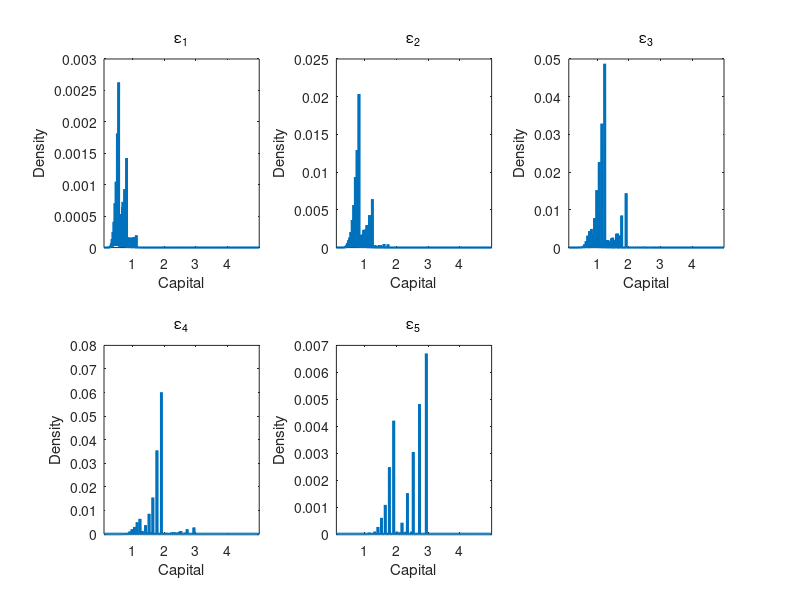

Write MATLAB code to recreate this figure.
clear all;

% distribution
ne = 5;
nb = 2001;
GAMY = 1.016;
DELTA = 0.069;
json = jsondecode(fileread('./results_extend_KS.json'));
mu0 = json.ss.muss;
mpmat = json.ss.mpmat;
ymat = json.ss.ymat;
nmat = json.ss.nmat;
knotsb = json.input.knotsb;
%dir = './';
% %dir = './results/traditional/SS/';
%eval(['load ' dir 'mu0.txt;']);
% eval(['load ' dir 'mpmat.txt;']);
% eval(['load ' dir 'ymat.txt;']);
% eval(['load ' dir 'nmat.txt;']);
% eval(['load ' dir 'knotsb.txt;']);

mnow = 0.0;
mp = 0.0;
ynow = 0.0;
nnow = 0.0;
for ie=1:ne
    
    for ib=1:nb
        
        mumat1(ib,ie) = mu0(nb*(ie-1)+ib);
        mpmat1(ib,ie) = mpmat(nb*(ie-1)+ib);
        ymat1(ib,ie)  = ymat(nb*(ie-1)+ib);
        nmat1(ib,ie)  = nmat(nb*(ie-1)+ib);
        ikmat1(ib,ie) = GAMY*mpmat1(ib,ie)/knotsb(ib) - (1-DELTA);
        
    end
    
    mnow = mnow + mumat1(:,ie)'*knotsb;
    mp   = mp   + mumat1(:,ie)'*mpmat1(:,ie);
    ynow = ynow + mumat1(:,ie)'*ymat1(:,ie);
    nnow = nnow + mumat1(:,ie)'*nmat1(:,ie);

end

inow = GAMY*mp - (1-DELTA)*mnow;
%ik = GAMY-1+DELTA
mp
mnow
cnow = ynow-inow;
disp('    K/Y       N         p');
disp([mnow/ynow nnow 1/cnow]);
% disp('    Y         C         I         N         K');
% disp([ynow cnow inow nnow mnow]);

ikvec = zeros(7,1);
% mean
ikvec(1) = sum(sum(mumat1.*ikmat1));

for ie = 1:ne

    for ib = 1:nb

        ikvec(2) = ikvec(2) + mumat1(ib,ie)*(ikmat1(ib,ie)-ikvec(1))^2;
        if (abs(ikmat1(ib,ie))<0.01d0); ikvec(3) = ikvec(3) + mumat1(ib,ie); end;
        if (ikmat1(ib,ie)>0.20d0);      ikvec(4) = ikvec(4) + mumat1(ib,ie); end;
        if (ikmat1(ib,ie)<-0.20d0);     ikvec(5) = ikvec(5) + mumat1(ib,ie); end;
        if (ikmat1(ib,ie)>=0.01d0);     ikvec(6) = ikvec(6) + mumat1(ib,ie); end;
        if (ikmat1(ib,ie)<=-0.01d0);    ikvec(7) = ikvec(7) + mumat1(ib,ie); end;

    end

end

disp('    Mean      Stddev    Inaction  Spike+    Spike-    Invest+   Invest-');
disp(ikvec');


% figure;
% subplot(211);
% index = 1:0.4*(nb-1)+1;
% plot(knotsb(index),mumat1(index,1),'LineWidth',2.0);
% hold on;
% plot(knotsb(index),mumat1(index,2),'LineWidth',2.0);
% xlim([knotsb(index(1)) knotsb(index(end))]);
% % xlabel('Capital');
% ylabel('Density');
% subplot(212);
% index = 1:0.8*(nb-1)+1;
% plot(knotsb(index),mumat1(index,3),'LineWidth',2.0);
% hold on;
% plot(knotsb(index),mumat1(index,4),'LineWidth',2.0);
% plot(knotsb(index),mumat1(index,5),'LineWidth',2.0);
% xlim([knotsb(index(1)) knotsb(index(end))]);
% xlabel('Capital');
% ylabel('Density');

% figure;
% index = 1:nb;
% plot(knotsb(index),sum(mumat1(index,:),2),'LineWidth',2.0);
% xlim([knotsb(index(1)) knotsb(index(end))]);
% xlabel('Capital');
% ylabel('Density');

for ie=1:ne
    if (ne>1); subplot(2,3,ie); end;
%    index = 1:(nb-1)*0.4+1;
    index = 1:nb;
    plot(knotsb(index),mumat1(index,ie),'LineWidth',2.0);
    xlim([knotsb(index(1)) knotsb(index(end))]);
    xlabel('Capital');
    ylabel('Density');
    title(sprintf('\\epsilon_%d',ie),'FontWeight','Normal');
end